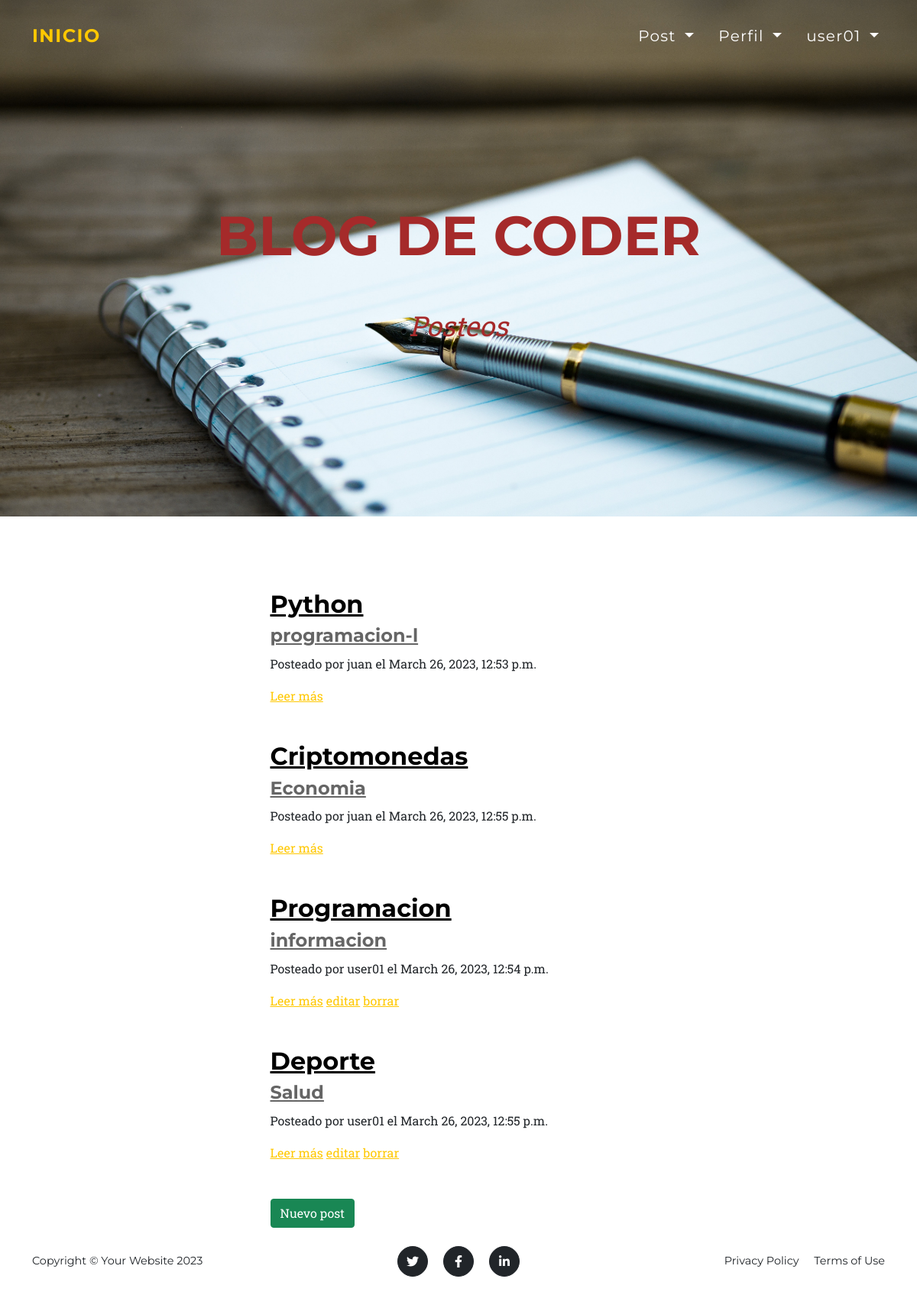
Page /Blog/post/list/ (signed in) on the committed database.
### Blog/models.py (models this page shows, shortened)
class Posteo(models.Model):
    autor = models.ForeignKey(User , on_delete=models.CASCADE)
    fecha = models.DateTimeField(default=timezone.now)
    titulo = models.CharField(max_length=20)
    subtitulo = models.CharField(max_length=20)
    post = models.CharField(max_length=2000)
    imagen = models.ImageField(upload_to='img' , null = True , blank = True)

### Blog/views.py (the view)
# urls.py: path('post/list/',BlogList.as_view() , name='blogList'),
class BlogList(LoginRequiredMixin,ListView):
    model = Posteo
    template_name = 'Blog/blogList.html'

### Blog/templates/Blog/blogList.html (shortened to what this page needs)
{% extends 'Blog/padre.html' %}
{% load static %}
{% block msj %}
Posteos
{% endblock %}
{% block padre %}
<div class="container px-4 px-lg-5">
    <div class="row gx-4 gx-lg-5 justify-content-center">
        <div class="col-md-10 col-lg-8 col-xl-7">
            <div class="container mt-5">
                {% if object_list %}
                {% for posts in object_list %}
                <br><br>
                <div class="post-preview">
                    <a style="color: black;" href="{%url 'Blog:detalle' posts.id%}">
                        <h2 style="color: black;" class="post-title">{{posts.titulo}}</h2>
                        <h4 style="color: black;opacity: 0.6;" class="post-subtitle">{{posts.subtitulo}}</h4>
                    </a>
                    <p class="post-meta">Posteado por {{posts.autor}} el {{posts.fecha}}</p>
                    <a href="{%url 'Blog:detalle' posts.id%}">Leer más</a>
                    {% if request.user == posts.autor %}
                    <a href="{%url 'Blog:editarPost' posts.titulo%}">editar</a>
                    <a href="{%url 'Blog:delete' posts.id%}">borrar</a>
                    {% endif %}
                </div>
                {% endfor %}
                <div class="row gx-4 gx-lg-5 justify-content-center">
                    <div class="container mt-5">
                        {% if request.user.is_authenticated %}
                        <a href="{% url 'Blog:newPost' %}" class="btn btn-success">Nuevo post</a>
                        {% else %}
                        <p>
                            Para crear un post,
                            <a href="{% url 'Account:login' %}">inicia sesión</a>
                        </p>
                        <p><a href="{% url 'Account:inicio' %}">Volver al inicio</a></p>
                        {% endif %}
                    </div>
                </div>
                {% endif %}
            </div>
        </div>
    </div>
</div>
{% endblock  %}

### Blog/templates/Blog/padre.html (shortened to what this page needs)
<!DOCTYPE html>
<html lang="en">
    <head>
        {% load static %}
        <link href="{% static 'Blog/css/styles.css' %}" rel="stylesheet" />
    </head>
    <body id="page-top">
        <nav class="navbar navbar-expand-lg navbar-dark fixed-top" id="mainNav">
            <div class="container">
                <a class="navbar-brand" href="{% url 'Blog:inicio' %}">Inicio</a>
                <div class="collapse navbar-collapse" id="navbarResponsive">
                    <ul class="navbar-nav text-uppercase ms-auto py-4 py-lg-0">
                        {% if request.user.is_authenticated %}
                        <li class="nav-item dropdown">
                            <button style="border: none; background-color: transparent; font-size: 20px;" class="nav-link dropdown-toggle" type="button" id="dropdownPost" data-bs-toggle="dropdown" aria-haspopup="true" aria-expanded="false">
                              Post
                            </button>
                          </li>
                          <li class="nav-item dropdown">
                            <button style="border: none; background-color: transparent;font-size: 20px;" class="nav-link dropdown-toggle" type="button" id="dropdownPerfil" data-bs-toggle="dropdown" aria-haspopup="true" aria-expanded="false">
                              Perfil
                            </button>
                          </li>
                          <li style="border: none; background-color: transparent;" class="nav-item dropdown">
                            <button style="border: none; background-color: transparent;font-size: 20px;" class="nav-link dropdown-toggle" type="button" id="dropdownPerfil" data-bs-toggle="dropdown" aria-haspopup="true" aria-expanded="false">
                                {{request.user}}
                              </button>
                          </li>
                        {% else %}
                        <li class="nav-item"><a class="nav-link" href="{% url 'Account:login' %}">Inicar Sesion</a></li>
                        <li class="nav-item"><a class="nav-link" href="{% url 'Account:register' %}">Registrarse</a></li>
                        <li class="nav-item"><a class="nav-link" href="{% url 'Blog:about' %}">Acerca de mi</a></li>
                        {% endif %}
                    </ul>
                </div>
            </div>
        </nav>
        <header class="masthead">
            <div class="container">
                <div style="color:brown;" class="masthead-heading text-uppercase">Blog de Coder</div>
                <div style="color: brown;" class="masthead-subheading">{% block msj %} {% endblock %}</div>
            </div>
        </header>
        {% block padre %}
        {% endblock %}
        <footer class="footer py-4">
            <div class="container">
                <div class="row align-items-center">
                    <div class="col-lg-4 text-lg-start">Copyright &copy; Your Website 2023</div>
                    <div class="col-lg-4 my-3 my-lg-0">
                        <a class="btn btn-dark btn-social mx-2" href="#!" aria-label="Twitter"><i class="fab fa-twitter"></i></a>
                        <a class="btn btn-dark btn-social mx-2" href="#!" aria-label="Facebook"><i class="fab fa-facebook-f"></i></a>
                        <a class="btn btn-dark btn-social mx-2" href="#!" aria-label="LinkedIn"><i class="fab fa-linkedin-in"></i></a>
                    </div>
                    <div class="col-lg-4 text-lg-end">
                        <a class="link-dark text-decoration-none me-3" href="#!">Privacy Policy</a>
                        <a class="link-dark text-decoration-none" href="#!">Terms of Use</a>
                    </div>
                </div>
            </div>
        </footer>
    </body>
</html>

### rows in the picture
Posteo: titulo "Python", subtitulo "programacion-l", autor "juan", fecha "March 26, 2023, 12:53 p.m."
Posteo: titulo "Criptomonedas", subtitulo "Economia", autor "juan", fecha "March 26, 2023, 12:55 p.m."
Posteo: titulo "Programacion", subtitulo "informacion", autor "user01", fecha "March 26, 2023, 12:54 p.m.", shows "editar"
Posteo: titulo "Deporte", subtitulo "Salud", autor "user01", fecha "March 26, 2023, 12:55 p.m.", shows "editar"

### other values in the picture
{{ request.user }} "user01"
